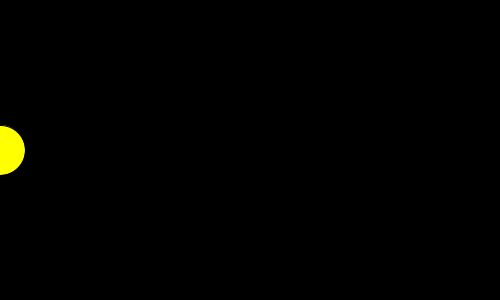
Frame 1 (no input)
Frame 60 (the mouse pressed at the canvas centre just before this capture): identical to frame 1, image omitted
Frame 120 (the mouse held since frame 60 and released just before this capture): identical to frame 1, image omitted

The Processing sketch that drew this single still picture (run headless with seeded random() and noise(); from frame 60 on, the mouse is pressed at the canvas centre):

// Processing sketch: processing_78647
// ── processing_78647.pde

//Code Modified by Norm Krumpe

float pacX;
float moveX;
float speedX;
float moveY;
float speedX2;

void setup() {
  size(500, 300);
  smooth();
  moveX = 0;
  speedX = 5;
  speedX2 = -5;
}
void draw() {
  stroke(0); // black
  fill(0);
  rect(0, 0, width, height);
  if (key=='d') {
  moveX += speedX;}
  if (key=='a'){
  moveX += speedX2;}
  
  // Draw pac man
  fill(255, 255, 0);
  ellipse(moveX, height/2, 50, 50);
   
  fill(0); // black
  arc(moveX, height/2, 50, 50,
      abs(sin(moveX/width * 24 * PI)) * (-PI/5),
      abs(sin(moveX/width * 24 * PI)) * (PI/5) );     
}
